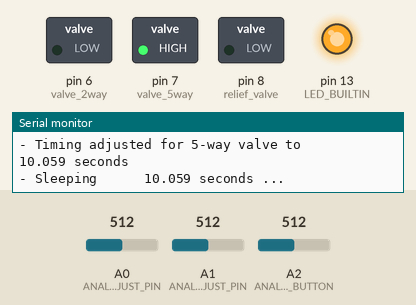
Simulated run of this sketch. Board: Arduino Uno, built with avr-gcc and run on an emulated ATmega328P. Shown: switched loads named in the sketch (green lamp = pin HIGH), output pins drawn as LEDs (lit = HIGH), the last lines printed to the serial monitor. The inputs (shaded band) are chosen by the test bench; at power-on: A0 (ANALOG_5WAY_VALVE_ADJUST_PIN) = 512, A2 (ANALOG_RELIEF_VALVE_TRIGGER_BUTTON) = 512, A1 (ANALOG_2WAY_VALVE_ADJUST_PIN) = 512.

Above: at 1.3 s.
1.4 s: A0 (ANALOG_5WAY_VALVE_ADJUST_PIN) set to 122
15.4 s: A2 (ANALOG_RELIEF_VALVE_TRIGGER_BUTTON) set to 500
At 18.6 s:
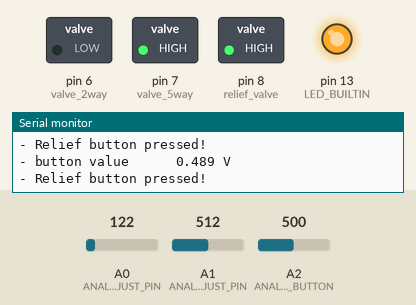
19.8 s: A2 (ANALOG_RELIEF_VALVE_TRIGGER_BUTTON) set to 716
At 21.1 s:
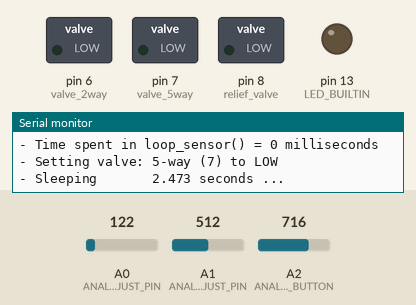
28.4 s: A2 (ANALOG_RELIEF_VALVE_TRIGGER_BUTTON) set to 306
At 31.6 s:
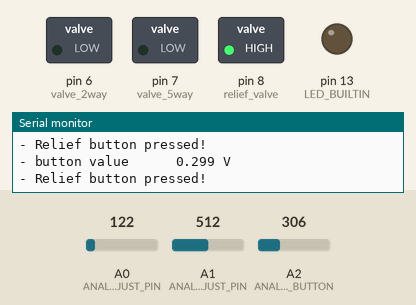
31.9 s: A2 (ANALOG_RELIEF_VALVE_TRIGGER_BUTTON) set to 900
At 35.2 s:
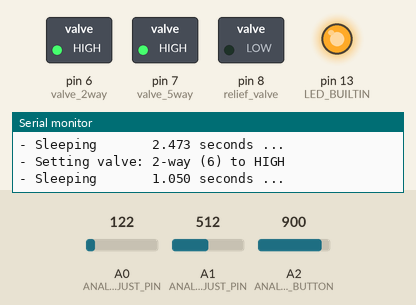
40.4 s: A0 (ANALOG_5WAY_VALVE_ADJUST_PIN) set to 10
Timing chart, 0 to 44.9 s (numbered marks = the images above; inputs shaded):
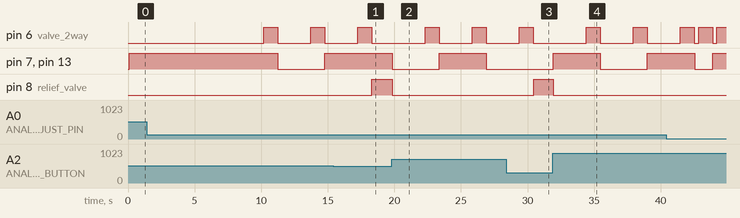

The sketch:

Apollo_valve_cycle.ino
```cpp
//
//    Valve cycling code for Project Apollo v1 prototype
//

#include "apollo_board_pinout.h"
#include "oxygen_sensor.h"
#include "debug_console.h"
#include "valve_timing.h"


void setup() {
  Serial.begin(115200);

  // initialize digital pin LED_BUILTIN as an output.
  pinMode(valve_2way, OUTPUT);
  pinMode(valve_5way, OUTPUT);
  pinMode(relief_valve, OUTPUT);
  pinMode(LED_BUILTIN, OUTPUT);

  // turn off relief valve initially
  digitalWrite(relief_valve, LOW);

  // Setup O2 sensor
  setup_o2sensor();
}

void setValve(char* valveName, int valvePortNum, int newValue)
{
  digitalWrite(valvePortNum, newValue);
  // print out the human readable data
  DBG_println_buffered("- Setting valve: %s (%d) to %s", valveName, valvePortNum, (newValue == HIGH)? "HIGH": "LOW");
}

void delay_with_dbg_info(int milliseconds)
{
  DBG_println_float("- Sleeping ", (float)milliseconds/1000, " seconds ...", 3);
  delay(milliseconds);
}

void ActuateReliefValveIfNeeded()
{
  for(int i = 0; i < 1000; i++)
  {
    bool button = GetReliefValveButtonStatus();
    if (!button)
      break;

    DBG_println("- Relief button pressed!");

    // turn on the relief valve
    digitalWrite(relief_valve, HIGH);
    delay(50);
  }

  // turn off relief valve
  digitalWrite(relief_valve, LOW);
}

void halfCycle(int state_5way)
{
  // Read O2 value
  loop_o2sensor(100);

  digitalWrite(LED_BUILTIN, state_5way);   // turn the built-in LED with the same value as 5-WAY state

  // Turn on 5-way
  setValve("5-way", valve_5way, state_5way);

  // Wait for 5-way to be opened for the given amount of time
  delay_with_dbg_info(Get5WayValveTimingMilliseconds());

  // Turn on the 2-way briefly
  setValve("2-way", valve_2way, HIGH);

  delay_with_dbg_info(Get2WayValveTimingMilliseconds());
  setValve("2-way", valve_2way, LOW);

  ActuateReliefValveIfNeeded();
}

void loop() {
  DBG_println_buffered("- Start HIGH cycle ...")
  halfCycle(HIGH);
  DBG_println_buffered("- Start LOW cycle ...")
  halfCycle(LOW);
}
```

apollo_board_pinout.h
```cpp
#pragma once

// Connectivity:
// - Connect 5V from Arduino to VCC (Power connector) on Gasboard 7500E
// - Connect GND from Arduino to GND (Power connector) on Gasboard 7500E
// - Connect PIN 2 (Arduino RX) with TX (IO connector) on Gasboard 7500E
// - Connect PIN 3 (Arduino TX) with RX (IO connector) on Gasboard 7500E
// - Connect PIN digital GND Arduino with GND (IO connector) on Gasboard 7500E
//
// - Connect Vin from Arudino to 12V(+) on ULN2003 board and to (+) of 2-way valve motor and to (+) of 5-way valve motor
// - Connect GND from Arduino to GND(-) on ULN2003 board
// - Connect PIN 6 pin from Arduino to IN PIN 1 on ULN2003 board
// - Connect PIN 7 pin from Arduino to IN PIN 2 on ULN2003 board
// - Connect PIN 8 pin from Arduino to IN PIN 3 on ULN2003 board
// - Connect OUT PIN 1 pin from ULN2003 board to (-) of 2-way valve
// - Connect OUT PIN 2 pin from ULN2003 board to (-) of 5-way valve
// - Connect OUT PIN 3 pin from ULN2003 board to (-) of relief valve
// - Connect OUT PIN 5 pin to common VCC(+) for all the consumers above.
//
// - Connect Analog pin A0 to center potentiometer for adjusting timing 5-way valve timing
// - Connect GND and 5V to the two other ends of the potentiometer
//
// - Connect Analog pin A1 to center potentiometer for adjusting timing 2-way valve timing
// - Connect GND and 5V to the two other ends of the potentiometer
//
// - Connect Analog pin A2 to pushbutton switch to trigger relief valve and to pull-up resistor of value ~ 10K to the 5V rail
// - Connect GND to the other end of the pushbutton switch
//
// - Program Arduino board
// - Verify that the LEDs blink in the right order
// - Connect 12V supply to Arduino (at least 1.5A current)
// - Verify that valves couple in the right order


// PIN identifiers

//
// PIN 6 on Arduino Uno/Nano
// - To be connnected to INPUT PIN 1 on ULN2003 board
// - Which drives OUT PIN 1 on ULN2003 board
// - Which drives (-) on 2-way valve
//
const int valve_2way = 6;

//
// PIN 7 on Arduino Uno/Nano
// - To be connnected to INPUT PIN 2 on ULN2003 board
// - Which drives OUT PIN 2 on ULN2003 board
// - Which drives (-) on 5-way valve
//
const int valve_5way = 7;

//
// PIN 8 on Arduino Uno/Nano
// - To be connnected to INPUT PIN 3 on ULN2003 board
// - Which drives OUT PIN 3 on ULN2003 board
// - Which drives (-) on the relief valve
//
const int relief_valve = 8;

//
// PIN 2 on Arduino Uno/Nano
// - Soft UART RX
// - To be connnected to TX on the Gasboard 7500E board
//
const int  O2SENS_RX_PIN = 2;

//
// PIN 3 on Arduino Uno/Nano
// - Soft UART TX
// - To be connnected to RX on the Gasboard 7500E board
//
const int  O2SENS_TX_PIN = 3;

//
// PIN A0 on Arduino Uno/Nano
// - Analog input - potentiometer to manually adjustg timing for 5-way valve
// - To be connnected to a potentiometer biased between 0V and 5V
//
const int  ANALOG_5WAY_VALVE_ADJUST_PIN = A0;

//
// PIN A1 on Arduino Uno/Nano
// - Analog input - potentiometer to manually adjustg timing for 2-way valve
// - To be connnected to a potentiometer biased between 0V and 5V
//
const int  ANALOG_2WAY_VALVE_ADJUST_PIN = A1;

//
// PIN A2 on Arduino Uno/Nano
// - Analog input - pushbutton to trigger the relief valve
// - To be connnected to a pushbutton that brings this value to ground on pushing.
// - Pull resistor 10K to keep it high normally
//
const int  ANALOG_RELIEF_VALVE_TRIGGER_BUTTON = A2;
```

debug_console.cpp
```cpp
#include <Arduino.h>
#include "debug_console.h"

char output_buffer[OUTPUT_BUFFER_SIZE];


void DBG_print_float(float floatNum, int numDigitsAfteDecimal)
{
	char resultBuffer[MAX_FLOAT_BUFFER_SIZE]; // Buffer big enough for 7-character float
	memset (resultBuffer, 0, MAX_FLOAT_BUFFER_SIZE);

	dtostrf(floatNum, MAX_FLOAT_BUFFER_SIZE - 1, numDigitsAfteDecimal, resultBuffer); // Leave room for too large numbers!
	DBG_print(resultBuffer);
}


void DBG_println_float(char* prefix, float floatNum, char* postfix, int numDigitsAfteDecimal)
{
	char resultBuffer[MAX_FLOAT_BUFFER_SIZE]; // Buffer big enough for 7-character float
	memset (resultBuffer, 0, MAX_FLOAT_BUFFER_SIZE);

	dtostrf(floatNum, MAX_FLOAT_BUFFER_SIZE - 1, numDigitsAfteDecimal, resultBuffer); // Leave room for too large numbers!
	DBG_println_buffered("%s%s%s", prefix, resultBuffer, postfix);
}
```

debug_console.h
```cpp
#pragma once

const int OUTPUT_BUFFER_SIZE = 64;
extern char output_buffer[OUTPUT_BUFFER_SIZE];

const int MAX_FLOAT_BUFFER_SIZE = 12;


#define DBG_print(...) Serial.print(__VA_ARGS__);
#define DBG_println(...) Serial.println(__VA_ARGS__);
#define DBG_print_buffered(...) { sprintf(output_buffer, __VA_ARGS__); Serial.print(output_buffer); }
#define DBG_println_buffered(...) { sprintf(output_buffer, __VA_ARGS__); Serial.println(output_buffer); }

void DBG_print_float(float floatNum, int numDigitsAfteDecimal);
void DBG_println_float(char* prefix, float floatNum, char* postfix, int numDigitsAfteDecimal);
```

oxygen_sensor.cpp
```cpp
#include <Arduino.h>

//
// Gasboadd 7500E O2 sensor
//

#include <gasboard7500E.h>
#include <SoftwareSerial.h>

#include "apollo_board_pinout.h"
#include "oxygen_sensor.h"
#include "debug_console.h"


SoftwareSerial softSer = SoftwareSerial(O2SENS_RX_PIN, O2SENS_TX_PIN);


#ifdef O2SENSE_NEED_METADATA
bool has_sernum = false;
bool has_vernum = false;
#endif

// Bytes per UART packet
const int bytes_per_packet = 12;
const bool sensor_log_enabled = false;
const bool sensor_log_timing_enabled = true;

void setup_o2sensor()
{
  #ifdef O2SENSE_NEED_METADATA
  const uint8_t cmd_vernum[] = {O2SENSE_CMD_VERSIONNUMBER};
  const uint8_t cmd_sernum[] = {O2SENSE_CMD_SERIALNUMBER};
  #endif

  delay(100);

  o2sens_init();
  pinMode(O2SENS_RX_PIN, INPUT);
  pinMode(O2SENS_TX_PIN, OUTPUT);
  softSer.begin(O2SENSE_BAUD_RATE);

  if (sensor_log_enabled)
  {
    DBG_print("Hello ");

    delay(3000); // power on delay
    #ifdef O2SENSE_NEED_METADATA

    // I don't think these commands are working

    softSer.write((uint8_t*)cmd_vernum, 4);
    delay(500);
    softSer.write((uint8_t*)cmd_sernum, 4);
    delay(500);
    #endif
    DBG_println("World");
  }

  DBG_println("Gasboard 7500E sensor initialized!");
}


// Print sensor values. Constrain execution time in the given number of milliseconds
void loop_o2sensor(int wait_after_ms)
{
  unsigned long time_start_ms = time_start_ms = millis();

  for(int i = 0; i < bytes_per_packet; i++)
  {
    if (softSer.available()) // at least 1 byte from UART arrived
    {
      o2sens_feedUartByte(softSer.read()); // give byte to the parser
      if (o2sens_hasNewData()) // a complete packet has been processed
      {
        o2sens_clearNewData(); // clear the new packet flag

        // print out the whole buffer for debugging
        uint8_t* all_data = o2sens_getRawBuffer();

        if (sensor_log_enabled)
        {
          // display time in milliseconds for logging
          DBG_print(millis(), DEC);
          DBG_print(": ");

          for (int i = 0; i < all_data[1] + 3; i++)
          {
            DBG_print_buffered("%02X ", all_data[i]);
          }

          // print out the human readable data
          DBG_println_buffered(", %u , %u , %u"
            , o2sens_getConcentration16()
            , o2sens_getFlowRate16()
            , o2sens_getTemperature16()
            );

          if (has_sernum == false)
          {
            uint8_t* data = o2sens_getSerialNumber();
            if (data[0] != 0 || data[1] != 0 || data[2] != 0 || data[3] != 0 || data[4] != 0)
            {
              has_sernum = true;
              DBG_println_buffered("Serial Number: %02X %02X %02X %02X %02X"
                , data[0]
                , data[1]
                , data[2]
                , data[3]
                , data[4]
                );
            }
          }
          if (has_vernum == false)
          {
            char* data = o2sens_getVersionNumber();
            if (data[0] != 0) // first byte
            {
              has_vernum = true;
              DBG_println_buffered("Version Number: %s", data);
            }
          }
        }

        float o2concentration = (float)o2sens_getConcentration16()/10;
        float o2flow = (float)o2sens_getFlowRate16()/10;
        float ambientTemperature = o2sens_getTemperature16()/10;

        DBG_println("- Sensor data:");
        DBG_println_float("     O2 concentration = ", o2concentration, "%", 1);
        DBG_println_float("     Flow = ", o2flow, " liter/min", 1);
        DBG_println_float("     Temperature = ", ambientTemperature, " Celsius", 1);
      }
    }
  }

  unsigned long time_stop_ms = millis();
  int time_delta_ms = (int)(time_stop_ms - time_start_ms);
  if (sensor_log_timing_enabled)
  {
    DBG_println_buffered("- Time spent in loop_sensor() = %d milliseconds", time_delta_ms);
  }

  int time_left_to_wait_ms = wait_after_ms - time_delta_ms;
  // delay(time_left_to_wait_ms);
}
```

oxygen_sensor.h
```cpp
//
// Gasboadd 7500E O2 sensor
//

#pragma once

void setup_o2sensor();
void loop_o2sensor(int wait_after_ms);
```

valve_timing.cpp
```cpp
//
//    Valve cycling code for Project Apollo v1 prototype
//

#include <Arduino.h>

#include "apollo_board_pinout.h"
#include "valve_timing.h"
#include "debug_console.h"

// Initial values (for diagnostics only)
static int previousTiming2Way = 100;
static int previousTiming5Way = 100;

const int minTimingDelta_diagnostics = 100; // Eliminate debouncing - changes below 100 ms are not logged


int Get2WayValveTimingMilliseconds()
{
	// Between 0 and 1023
 	float potentiometerValue = (float)analogRead(ANALOG_2WAY_VALVE_ADJUST_PIN)/1023;
 	int minmax_timing_interval = max_timing_valve_2way_milliseconds - min_timing_valve_2way_milliseconds;
 	int timing_delta = potentiometerValue * minmax_timing_interval;
 	int currentTiming = min_timing_valve_2way_milliseconds + timing_delta;

 	if (abs(previousTiming2Way - currentTiming) > minTimingDelta_diagnostics)
 	{
 		DBG_println_float("- Timing adjusted for 2-way valve to ", (float)currentTiming/1000, " seconds", 3);

	 	previousTiming2Way = currentTiming;
 	}

 	return currentTiming;
}

int Get5WayValveTimingMilliseconds()
{
	// Between 0 and 1023
 	float potentiometerValue = (float)analogRead(ANALOG_5WAY_VALVE_ADJUST_PIN)/1023;
 	int minmax_timing_interval = max_timing_valve_5way_milliseconds - min_timing_valve_5way_milliseconds;
 	int timing_delta = potentiometerValue * minmax_timing_interval;
 	int currentTiming = min_timing_valve_5way_milliseconds + timing_delta;

 	if (abs(previousTiming5Way - currentTiming) > minTimingDelta_diagnostics)
 	{
 		DBG_println_float("- Timing adjusted for 5-way valve to ", (float)currentTiming/1000, " seconds", 3);

	 	previousTiming5Way = currentTiming;
 	}

 	return currentTiming;
}

// true if relief valve button is pushed
bool GetReliefValveButtonStatus()
{
  // Between 0 and 1023
  float pushbuttonValue = (float)analogRead(ANALOG_RELIEF_VALVE_TRIGGER_BUTTON)/1023;

  // TODO: add some debouncing logic?
  // Or just a small capacitor between the sensed pin and ground

  DBG_println_float("- button value", pushbuttonValue, " V", 3);
  return (pushbuttonValue > 0.5)? false: true;
}
```

valve_timing.h
```cpp
//
//    Valve cycling code for Project Apollo v1 prototype
//

#include "apollo_board_pinout.h"
#include "debug_console.h"


// Min time for opening the 2-way valve
const int min_timing_valve_2way_milliseconds = 100;

// Min time for alternating the 5-way valve
const int min_timing_valve_5way_milliseconds = 100;

// Max time for opening the 2-way valve
const int max_timing_valve_2way_milliseconds = 2 * 1000;

// Max time for alternating the 5-way valve
const int max_timing_valve_5way_milliseconds = 20 * 1000;


int Get2WayValveTimingMilliseconds();
int Get5WayValveTimingMilliseconds();
bool GetReliefValveButtonStatus();
```

Measured:
- the behaviour switches between 512 and 511 on A2 (ANALOG_RELIEF_VALVE_TRIGGER_BUTTON) (found by bisection; images 0 and 1)
- after the input at 15.4 s, pin 7 (valve_5way), pin 13 (LED_BUILTIN): stays HIGH (without the input it goes to LOW after 2.9 s); pin 8 (relief_valve): LOW → HIGH after 2.9 s
- after the input at 19.8 s, pin 6 (valve_2way): alternates HIGH for 1.1 s and LOW for 2.5 s, starting after 2.5 s; pin 7 (valve_5way), pin 13 (LED_BUILTIN): HIGH → LOW at once, → HIGH 3.5 s later, → LOW 3.5 s later; pin 8 (relief_valve): HIGH → LOW at once
- after the input at 28.4 s, pin 7 (valve_5way), pin 13 (LED_BUILTIN): stays LOW (without the input it goes to HIGH after 2.1 s); pin 8 (relief_valve): LOW → HIGH after 2.0 s
- after the input at 31.9 s, pin 6 (valve_2way): alternates HIGH for 1.1 s and LOW for 2.5 s, starting after 2.5 s; pin 7 (valve_5way), pin 13 (LED_BUILTIN): LOW → HIGH at once, → LOW 3.5 s later, → HIGH 3.5 s later; pin 8 (relief_valve): HIGH → LOW at once
